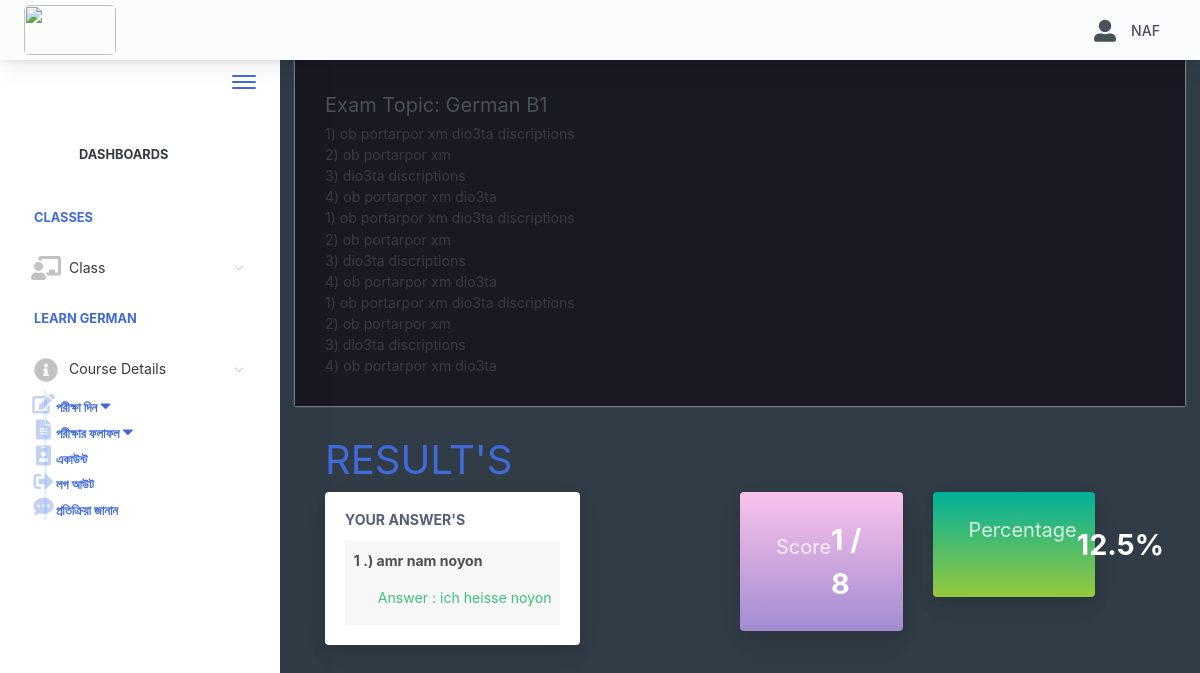
The page /Course/home.php?page=result&id=28 (signed in) on the database its author committed.
### tables this page shows
CREATE TABLE `students_tbl` (
  `student_id` int(11) NOT NULL,
  `student_fullname` text NOT NULL,
  `student_batch_id` varchar(50) NOT NULL,
  `student_gender` text NOT NULL,
  `student_birthdate` varchar(100) NOT NULL,
  `course_name` text NOT NULL,
  `student_email` text NOT NULL,
  `student_phone_number` varchar(20) NOT NULL,
  `student_password` text NOT NULL,
  `student_status` text NOT NULL
);

CREATE TABLE `exam_tbl` (
  `ex_id` int(11) NOT NULL,
  `batch_id` int(11) NOT NULL,
  `ex_title` text NOT NULL,
  `ex_time_limit` text NOT NULL,
  `ex_questlimit_display` int(11) NOT NULL,
  `ex_description` text NOT NULL,
  `ex_created` timestamp NOT NULL DEFAULT current_timestamp() ON UPDATE current_timestamp()
);

CREATE TABLE `exam_question_tbl` (
  `eqt_id` int(11) NOT NULL,
  `exam_id` int(11) NOT NULL,
  `exam_question` text NOT NULL,
  `exam_ch1` text NOT NULL,
  `exam_ch2` text NOT NULL,
  `exam_ch3` text NOT NULL,
  `exam_ch4` text NOT NULL,
  `exam_answer` text NOT NULL,
  `exam_status` text NOT NULL DEFAULT 'active'
);

CREATE TABLE `exam_answers` (
  `exans_id` int(11) NOT NULL,
  `axmne_id` int(11) NOT NULL,
  `exam_id` int(11) NOT NULL,
  `quest_id` int(11) NOT NULL,
  `exans_answer` text NOT NULL,
  `exans_status` text NOT NULL DEFAULT 'new',
  `exans_created` timestamp NOT NULL DEFAULT current_timestamp() ON UPDATE current_timestamp()
);

### Course/query/selectData.php (called while the page is built, shortened)
<?php
$exmneId = $_SESSION['examineeSession']['student_id'];
$selExmneeData = $conn->query("SELECT * FROM students_tbl WHERE student_id='$exmneId' ")->fetch(PDO::FETCH_ASSOC);
 ?>

### Course/pages/result.php (the view)
 <?php
    $examId = $_GET['id'];
    $selExam = $conn->query("SELECT * FROM exam_tbl WHERE ex_id='$examId' ")->fetch(PDO::FETCH_ASSOC);
 ?>
<div class="app-main__outer">
<div class="app-main__inner">
    <div id="refreshData">
    <div class="col-md-12">
        <div class="app-page-title">
            <div class="page-title-wrapper">
                <div class="page-title-heading">
                    <div>
                        <?php echo "Exam Topic: " . $selExam['ex_title']; ?>
                          <div class="page-title-subheading">
                            <?php echo nl2br(htmlspecialchars( $selExam['ex_description'])); ?>
                          </div>
                    </div>
                </div>
            </div>
        </div>
        <div class="row col-md-12">
        	<h1 class="text-primary">RESULT'S</h1>
        </div>
        <div class="row col-md-6 float-left">
        	<div class="main-card mb-3 card">
                <div class="card-body">
                	<h5 class="card-title">Your Answer's</h5>
        			<table class="align-middle mb-0 table table-borderless table-striped table-hover" id="tableList">
                    <?php
                    	$selQuest = $conn->query("SELECT * FROM exam_question_tbl eqt INNER JOIN exam_answers ea ON eqt.eqt_id = ea.quest_id WHERE eqt.exam_id='$examId' AND ea.axmne_id='$exmneId' AND ea.exans_status='new' ");
                    	$i = 1;
                    	while ($selQuestRow = $selQuest->fetch(PDO::FETCH_ASSOC)) { ?>
                    		<tr>
                    			<td>
                    				<b><p><?php echo $i++; ?> .) <?php echo $selQuestRow['exam_question']; ?></p></b>
                    				<label class="pl-4 text-success">
                    					Answer :
                    					<?php
                    						if($selQuestRow['exam_answer'] != $selQuestRow['exans_answer'])
                    						{ ?>
                    							<span style="color:red"><?php echo $selQuestRow['exans_answer']; ?></span>
                    						<?PHP }
                    						else
                    						{ ?>
                    							<span class="text-success"><?php echo $selQuestRow['exans_answer']; ?></span>
                    						<?php }
                    					 ?>
                    				</label>
                    			</td>
                    		</tr>
                    	<?php }
                     ?>
	                 </table>
                </div>
            </div>
        </div>
        <div class="col-md-6 float-left">
        	<div class="col-md-6 float-left">
        	<div class="card mb-3 widget-content bg-night-fade">
                <div class="widget-content-wrapper text-white">
                    <div class="widget-content-left">
                        <div class="widget-heading"><h5>Score</h5></div>
                        <div class="widget-subheading" style="color: transparent;">/</div>
                    </div>
                    <div class="widget-content-right">
                        <div class="widget-numbers text-white">
                            <?php
                                $selScore = $conn->query("SELECT * FROM exam_question_tbl eqt INNER JOIN exam_answers ea ON eqt.eqt_id = ea.quest_id AND eqt.exam_answer = ea.exans_answer  WHERE ea.axmne_id='$exmneId' AND ea.exam_id='$examId' AND ea.exans_status='new' ");
                            ?>
                            <span>
                                <?php echo $selScore->rowCount(); ?>
                                <?php
                                    $over  = $selExam['ex_questlimit_display'];
                                 ?>
                            </span> / <?php echo $over; ?>
                        </div>
                    </div>
                </div>
            </div>
        	</div>
            <div class="col-md-6 float-left">
            <div class="card mb-3 widget-content bg-happy-green">
                <div class="widget-content-wrapper text-white">
                    <div class="widget-content-left">
                        <div class="widget-heading"><h5>Percentage</h5></div>
                        <div class="widget-subheading" style="color: transparent;">/</div>
                        </div>
                        <div class="widget-content-right">
                        <div class="widget-numbers text-white">
                            <?php
                                $selScore = $conn->query("SELECT * FROM exam_question_tbl eqt INNER JOIN exam_answers ea ON eqt.eqt_id = ea.quest_id AND eqt.exam_answer = ea.exans_answer  WHERE ea.axmne_id='$exmneId' AND ea.exam_id='$examId' AND ea.exans_status='new' ");
                            ?>
                            <span>
                                <?php
                                    $score = $selScore->rowCount();
                                    $ans = $score / $over * 100;
                                    echo "$ans";
                                    echo "%";
                                 ?>
                            </span>
                        </div>
                    </div>
                </div>
            </div>
            </div>
        </div>
    </div>
    </div>
</div>

### Course/includes/header.php (shortened to what this page needs)
<?php
  include("conn.php");
  include("query/selectData.php");
?>
<!doctype html>
<html lang="en">
<head>
    <link href="./main.css" rel="stylesheet">
    <link href="css/sweetalert.css" rel="stylesheet">
</head>
<div class="app-container app-theme-white body-tabs-shadow fixed-sidebar fixed-header">
    <div class="app-header header-shadow">
        <div class="app-header__logo">
            <div class="site-logo mr-auto w-25">
                <a href="../index.php">
                    <img src="../webImg/ProtidinGerman-footer.webp">
                </a>
            </div>
            <div class="header__pane ml-auto">
                <div>
                    <button type="button" class="hamburger close-sidebar-btn hamburger--elastic" data-class="closed-sidebar">
                        <span class="hamburger-box">
                            <span class="hamburger-inner"></span>
                        </span>
                    </button>
                </div>
            </div>
        </div>
        <div class="app-header__content">
            <div class="app-header-right">
                <div class="app-header-right">
                    <div class="header-btn-lg pr-0">
                        <div class="widget-content p-0">
                            <div class="widget-content-wrapper">
                                <div class="widget-content-right">
                                    <div class="btn-group">
                                    <i class="fas fa-user-alt" style="margin-right: 15px;font-size: 22px;"></i>
                                    <p>
                                        <?php
                                        echo strtoupper($selExmneeData['student_fullname']);
                                        ?>
                                    </p>
                                    </div>
                                </div>
                            </div>
                        </div>
                    </div>
                </div>
            </div>
        </div>
    </div>

### Course/includes/ui-theme.php (style rules this page uses)
.text-white { color: white !important; }
.app-header a, .app-sidebar a { color: inherit; }

### rows shown on the page
students_tbl: student_fullname "NAF"
exam_tbl: ex_title "German B1", ex_description "1) ob portarpor xm dio3ta discriptions 2) ob portarpor xm 3) dio3ta discriptions 4) ob portarpor xm dio3ta 1) ob portarpor xm dio3ta discriptions 2) ob portarpor xm 3) dio3ta discriptions 4) ob portarpor xm dio3ta 1) ob portarpor xm dio3ta discriptions 2) ob portarpor xm 3) dio3ta discriptions 4) ob portarpor xm dio3ta", ex_questlimit_display "8", ex_questlimit_display "12.5"
exam_question_tbl: exam_question "amr nam noyon", exam_answers.exans_answer "ich heisse noyon"

### other values the page prints
$selScore->rowCount() "1"
